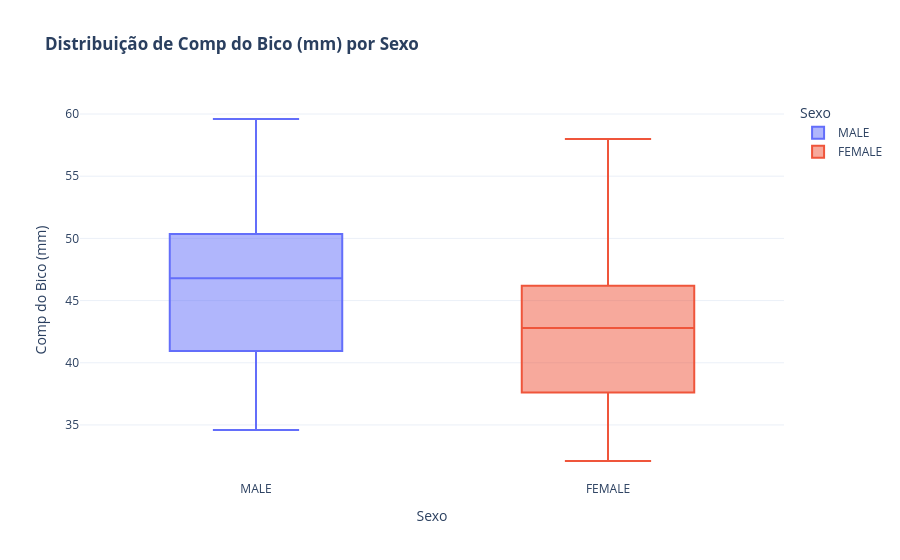
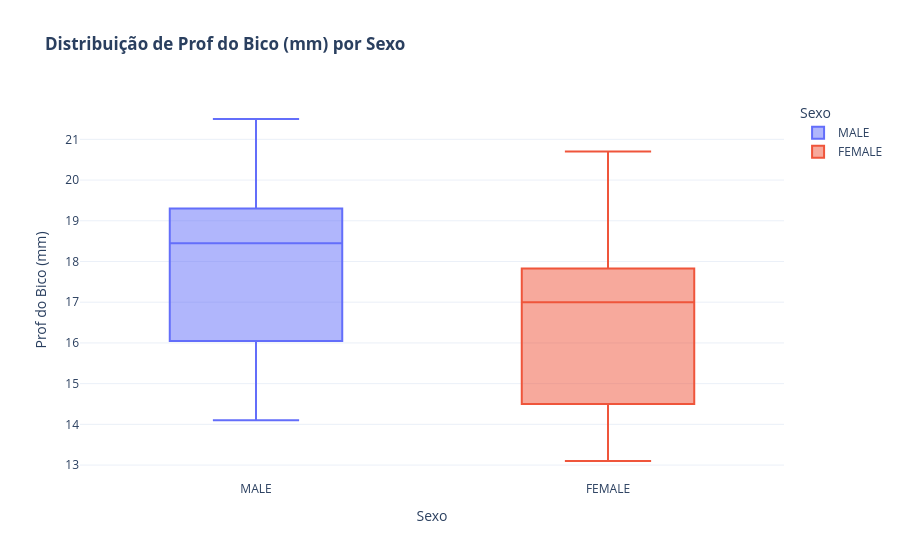
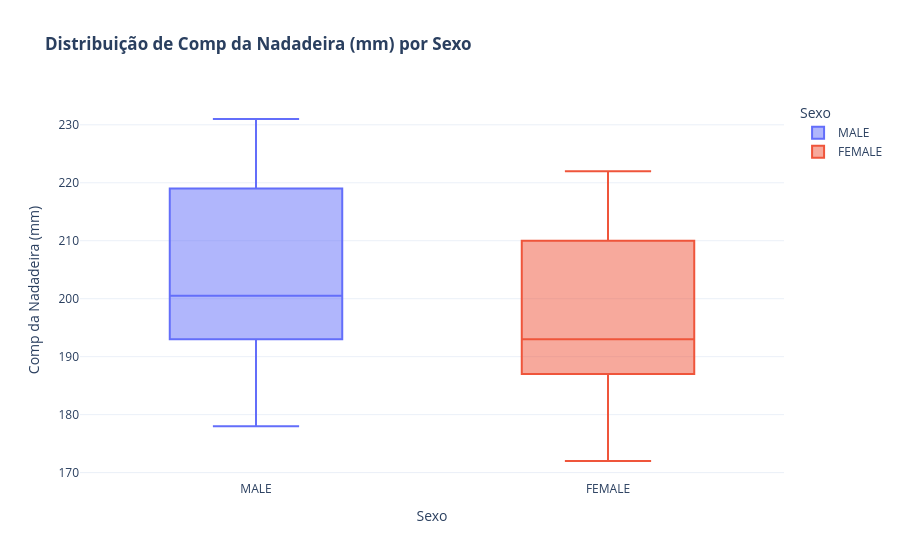
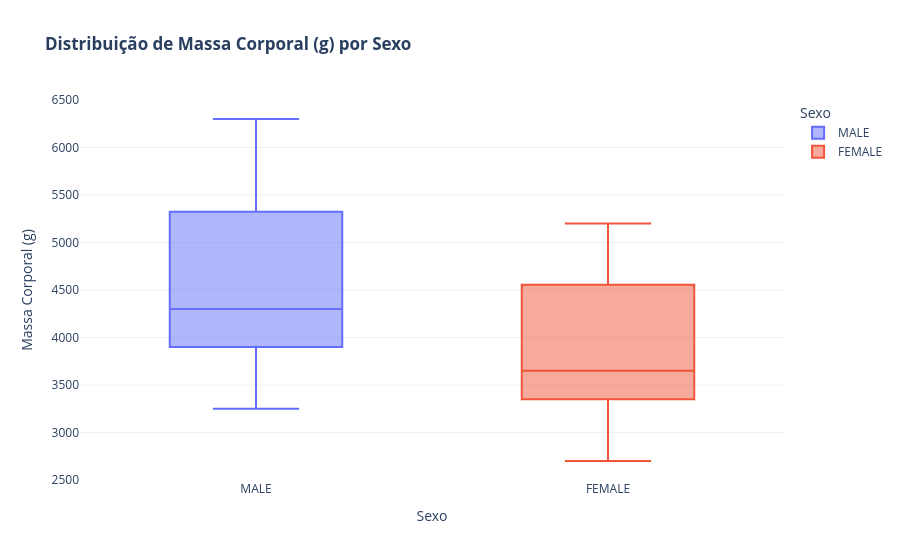

Notebook source saved alongside these figures, in order:
### Markdown cell above
### Boxplot

### Code cell
numeric_columns = df_cleaned.select_dtypes(include=['float64', 'int64']).columns
for column in numeric_columns:
    fig = px.box(
        df_cleaned, 
        x='sex', 
        y=column, 
        color='sex',
        title=f'<b>Distribuição de {column} por Sexo</b>',
        template='plotly_white'
    )
    fig.update_layout(
        xaxis_title='Sexo',
        yaxis_title=column,
        legend_title='Sexo'
    )
    fig.show()

### Figure 1 — Plotly figure (JSON) as saved in the notebook; plotly's stock layout.template omitted (floating-point values rounded to 4 significant figures; data arrays with more than 128 entries replaced by an {"elided": "..."} marker saying what was removed)
{"data": [{"alignmentgroup": "True", "hovertemplate": "sex=%{x}<br>Comp do Bico (mm)=%{y}<extra></extra>", "legendgroup": "MALE", "marker": {"color": "#636efa"}, "name": "MALE", "notched": false, "offsetgroup": "MALE", "orientation": "v", "showlegend": true, "type": "box", "x": {"elided": "168 str values"}, "x0": " ", "xaxis": "x", "y": {"elided": "168 float values"}, "y0": " ", "yaxis": "y"}, {"alignmentgroup": "True", "hovertemplate": "sex=%{x}<br>Comp do Bico (mm)=%{y}<extra></extra>", "legendgroup": "FEMALE", "marker": {"color": "#EF553B"}, "name": "FEMALE", "notched": false, "offsetgroup": "FEMALE", "orientation": "v", "showlegend": true, "type": "box", "x": {"elided": "165 str values"}, "x0": " ", "xaxis": "x", "y": {"elided": "165 float values"}, "y0": " ", "yaxis": "y"}], "layout": {"boxmode": "overlay", "legend": {"title": {"text": "Sexo"}, "tracegroupgap": 0}, "title": {"text": "<b>Distribuição de Comp do Bico (mm) por Sexo</b>"}, "xaxis": {"anchor": "y", "categoryarray": ["MALE", "FEMALE"], "categoryorder": "array", "domain": [0, 1], "title": {"text": "Sexo"}}, "yaxis": {"anchor": "x", "domain": [0, 1], "title": {"text": "Comp do Bico (mm)"}}}}

### Figure 2 — Plotly figure (JSON) as saved in the notebook; plotly's stock layout.template omitted (floating-point values rounded to 4 significant figures; data arrays with more than 128 entries replaced by an {"elided": "..."} marker saying what was removed)
{"data": [{"alignmentgroup": "True", "hovertemplate": "sex=%{x}<br>Prof do Bico (mm)=%{y}<extra></extra>", "legendgroup": "MALE", "marker": {"color": "#636efa"}, "name": "MALE", "notched": false, "offsetgroup": "MALE", "orientation": "v", "showlegend": true, "type": "box", "x": {"elided": "168 str values"}, "x0": " ", "xaxis": "x", "y": {"elided": "168 float values"}, "y0": " ", "yaxis": "y"}, {"alignmentgroup": "True", "hovertemplate": "sex=%{x}<br>Prof do Bico (mm)=%{y}<extra></extra>", "legendgroup": "FEMALE", "marker": {"color": "#EF553B"}, "name": "FEMALE", "notched": false, "offsetgroup": "FEMALE", "orientation": "v", "showlegend": true, "type": "box", "x": {"elided": "165 str values"}, "x0": " ", "xaxis": "x", "y": {"elided": "165 float values"}, "y0": " ", "yaxis": "y"}], "layout": {"boxmode": "overlay", "legend": {"title": {"text": "Sexo"}, "tracegroupgap": 0}, "title": {"text": "<b>Distribuição de Prof do Bico (mm) por Sexo</b>"}, "xaxis": {"anchor": "y", "categoryarray": ["MALE", "FEMALE"], "categoryorder": "array", "domain": [0, 1], "title": {"text": "Sexo"}}, "yaxis": {"anchor": "x", "domain": [0, 1], "title": {"text": "Prof do Bico (mm)"}}}}

### Figure 3 — Plotly figure (JSON) as saved in the notebook; plotly's stock layout.template omitted (floating-point values rounded to 4 significant figures; data arrays with more than 128 entries replaced by an {"elided": "..."} marker saying what was removed)
{"data": [{"alignmentgroup": "True", "hovertemplate": "sex=%{x}<br>Comp da Nadadeira (mm)=%{y}<extra></extra>", "legendgroup": "MALE", "marker": {"color": "#636efa"}, "name": "MALE", "notched": false, "offsetgroup": "MALE", "orientation": "v", "showlegend": true, "type": "box", "x": {"elided": "168 str values"}, "x0": " ", "xaxis": "x", "y": {"elided": "168 float values"}, "y0": " ", "yaxis": "y"}, {"alignmentgroup": "True", "hovertemplate": "sex=%{x}<br>Comp da Nadadeira (mm)=%{y}<extra></extra>", "legendgroup": "FEMALE", "marker": {"color": "#EF553B"}, "name": "FEMALE", "notched": false, "offsetgroup": "FEMALE", "orientation": "v", "showlegend": true, "type": "box", "x": {"elided": "165 str values"}, "x0": " ", "xaxis": "x", "y": {"elided": "165 float values"}, "y0": " ", "yaxis": "y"}], "layout": {"boxmode": "overlay", "legend": {"title": {"text": "Sexo"}, "tracegroupgap": 0}, "title": {"text": "<b>Distribuição de Comp da Nadadeira (mm) por Sexo</b>"}, "xaxis": {"anchor": "y", "categoryarray": ["MALE", "FEMALE"], "categoryorder": "array", "domain": [0, 1], "title": {"text": "Sexo"}}, "yaxis": {"anchor": "x", "domain": [0, 1], "title": {"text": "Comp da Nadadeira (mm)"}}}}

### Figure 4 — Plotly figure (JSON) as saved in the notebook; plotly's stock layout.template omitted (floating-point values rounded to 4 significant figures; data arrays with more than 128 entries replaced by an {"elided": "..."} marker saying what was removed)
{"data": [{"alignmentgroup": "True", "hovertemplate": "sex=%{x}<br>Massa Corporal (g)=%{y}<extra></extra>", "legendgroup": "MALE", "marker": {"color": "#636efa"}, "name": "MALE", "notched": false, "offsetgroup": "MALE", "orientation": "v", "showlegend": true, "type": "box", "x": {"elided": "168 str values"}, "x0": " ", "xaxis": "x", "y": {"elided": "168 float values"}, "y0": " ", "yaxis": "y"}, {"alignmentgroup": "True", "hovertemplate": "sex=%{x}<br>Massa Corporal (g)=%{y}<extra></extra>", "legendgroup": "FEMALE", "marker": {"color": "#EF553B"}, "name": "FEMALE", "notched": false, "offsetgroup": "FEMALE", "orientation": "v", "showlegend": true, "type": "box", "x": {"elided": "165 str values"}, "x0": " ", "xaxis": "x", "y": {"elided": "165 float values"}, "y0": " ", "yaxis": "y"}], "layout": {"boxmode": "overlay", "legend": {"title": {"text": "Sexo"}, "tracegroupgap": 0}, "title": {"text": "<b>Distribuição de Massa Corporal (g) por Sexo</b>"}, "xaxis": {"anchor": "y", "categoryarray": ["MALE", "FEMALE"], "categoryorder": "array", "domain": [0, 1], "title": {"text": "Sexo"}}, "yaxis": {"anchor": "x", "domain": [0, 1], "title": {"text": "Massa Corporal (g)"}}}}
